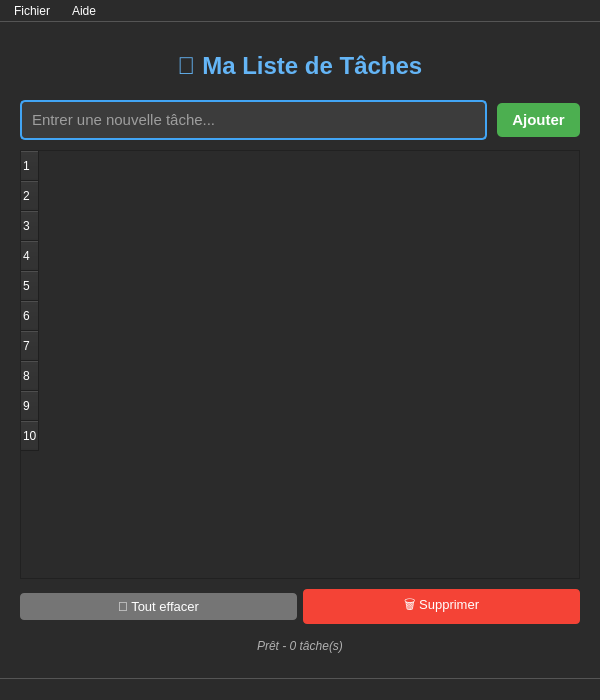
<?xml version="1.0" encoding="UTF-8"?>
<ui version="4.0">
 <class>MainWindow</class>
 <widget class="QMainWindow" name="MainWindow">
  <property name="geometry">
   <rect>
    <x>0</x>
    <y>0</y>
    <width>600</width>
    <height>700</height>
   </rect>
  </property>
  <property name="windowTitle">
   <string>Ma TodoList</string>
  </property>
  <property name="styleSheet">
   <string notr="true">QMainWindow {
    background-color: #2b2b2b;
    color: #ffffff;
}
QWidget {
    background-color: #2b2b2b;
    color: #ffffff;
}</string>
  </property>
  <widget class="QWidget" name="centralwidget">
   <layout class="QVBoxLayout" name="verticalLayout">
    <property name="spacing">
     <number>10</number>
    </property>
    <property name="leftMargin">
     <number>20</number>
    </property>
    <property name="topMargin">
     <number>20</number>
    </property>
    <property name="rightMargin">
     <number>20</number>
    </property>
    <property name="bottomMargin">
     <number>20</number>
    </property>
    <item>
     <widget class="QLabel" name="titleLabel">
      <property name="font">
       <font>
        <pointsize>18</pointsize>
        <bold>true</bold>
       </font>
      </property>
      <property name="styleSheet">
       <string notr="true">color: #64b5f6; margin: 10px;</string>
      </property>
      <property name="text">
       <string>📝 Ma Liste de Tâches</string>
      </property>
      <property name="alignment">
       <set>Qt::AlignmentFlag::AlignCenter</set>
      </property>
     </widget>
    </item>
    <item>
     <layout class="QHBoxLayout" name="inputLayout">
      <item>
       <widget class="QLineEdit" name="taskInput">
        <property name="font">
         <font>
          <pointsize>11</pointsize>
         </font>
        </property>
        <property name="styleSheet">
         <string notr="true">QLineEdit {
    padding: 8px; 
    border: 2px solid #42a5f5; 
    border-radius: 5px;
    background-color: #3c3c3c;
    color: #ffffff;
    selection-background-color: #42a5f5;
}
QLineEdit:focus {
    border: 2px solid #64b5f6;
}</string>
        </property>
        <property name="placeholderText">
         <string>Entrer une nouvelle tâche...</string>
        </property>
       </widget>
      </item>
      <item>
       <widget class="QPushButton" name="addButton">
        <property name="enabled">
         <bool>true</bool>
        </property>
        <property name="font">
         <font>
          <pointsize>11</pointsize>
          <bold>true</bold>
         </font>
        </property>
        <property name="styleSheet">
         <string notr="true">QPushButton { 
    background-color: #4caf50; 
    color: white; 
    border: none; 
    padding: 8px 15px; 
    border-radius: 5px; 
}
QPushButton:hover { 
    background-color: #66bb6a; 
}
QPushButton:pressed { 
    background-color: #388e3c; 
}</string>
        </property>
        <property name="text">
         <string>Ajouter</string>
        </property>
       </widget>
      </item>
     </layout>
    </item>
    <item>
     <widget class="QTableWidget" name="taskList">
      <property name="dragDropMode">
       <enum>QAbstractItemView::DragDropMode::DragDrop</enum>
      </property>
      <property name="defaultDropAction">
       <enum>Qt::DropAction::MoveAction</enum>
      </property>
      <property name="rowCount">
       <number>10</number>
      </property>
      <row/>
      <row/>
      <row/>
      <row/>
      <row/>
      <row/>
      <row/>
      <row/>
      <row/>
      <row/>
     </widget>
    </item>
    <item>
     <layout class="QHBoxLayout" name="buttonLayout">
      <property name="spacing">
       <number>6</number>
      </property>
      <item>
       <widget class="QPushButton" name="clearAllButton">
        <property name="font">
         <font>
          <pointsize>10</pointsize>
         </font>
        </property>
        <property name="styleSheet">
         <string notr="true">QPushButton { 
    background-color: #757575; 
    color: white; 
    border: none; 
    padding: 6px 12px; 
    border-radius: 4px; 
}
QPushButton:hover { 
    background-color: #9e9e9e; 
}
QPushButton:pressed { 
    background-color: #616161; 
}</string>
        </property>
        <property name="text">
         <string>🔄 Tout effacer</string>
        </property>
       </widget>
      </item>
      <item>
       <widget class="QPushButton" name="deleteButton">
        <property name="font">
         <font>
          <pointsize>10</pointsize>
         </font>
        </property>
        <property name="styleSheet">
         <string notr="true">QPushButton { 
    background-color: #f44336; 
    color: white; 
    border: none; 
    padding: 6px 12px; 
    border-radius: 4px; 
}
QPushButton:hover { 
    background-color: #ef5350; 
}
QPushButton:pressed { 
    background-color: #d32f2f; 
}</string>
        </property>
        <property name="text">
         <string>🗑 Supprimer</string>
        </property>
       </widget>
      </item>
     </layout>
    </item>
    <item>
     <widget class="QLabel" name="statusLabel">
      <property name="font">
       <font>
        <pointsize>9</pointsize>
        <italic>true</italic>
       </font>
      </property>
      <property name="styleSheet">
       <string notr="true">color: #b0b0b0; margin: 5px;</string>
      </property>
      <property name="text">
       <string>Prêt - 0 tâche(s)</string>
      </property>
      <property name="alignment">
       <set>Qt::AlignmentFlag::AlignCenter</set>
      </property>
     </widget>
    </item>
   </layout>
  </widget>
  <widget class="QMenuBar" name="menubar">
   <property name="geometry">
    <rect>
     <x>0</x>
     <y>0</y>
     <width>600</width>
     <height>24</height>
    </rect>
   </property>
   <property name="styleSheet">
    <string notr="true">QMenuBar {
    background-color: #2b2b2b;
    color: #ffffff;
    border-bottom: 1px solid #555555;
}
QMenuBar::item {
    background-color: transparent;
    padding: 4px 8px;
}
QMenuBar::item:selected {
    background-color: #42a5f5;
    color: white;
}
QMenu {
    background-color: #3c3c3c;
    color: #ffffff;
    border: 1px solid #555555;
}
QMenu::item {
    padding: 6px 20px;
}
QMenu::item:selected {
    background-color: #42a5f5;
}
QMenu::separator {
    height: 1px;
    background-color: #555555;
    margin: 2px 0px;
}</string>
   </property>
   <widget class="QMenu" name="menuFichier">
    <property name="title">
     <string>Fichier</string>
    </property>
    <addaction name="actionNouveau"/>
    <addaction name="actionOuvrir"/>
    <addaction name="actionSauvegarder"/>
    <addaction name="separator"/>
    <addaction name="actionQuitter"/>
   </widget>
   <widget class="QMenu" name="menuAide">
    <property name="title">
     <string>Aide</string>
    </property>
    <addaction name="actionA_propos"/>
   </widget>
   <addaction name="menuFichier"/>
   <addaction name="menuAide"/>
  </widget>
  <widget class="QStatusBar" name="statusbar">
   <property name="styleSheet">
    <string notr="true">QStatusBar {
    background-color: #2b2b2b;
    color: #b0b0b0;
    border-top: 1px solid #555555;
}</string>
   </property>
  </widget>
  <action name="actionNouveau">
   <property name="text">
    <string>Nouveau</string>
   </property>
   <property name="shortcut">
    <string>Ctrl+N</string>
   </property>
  </action>
  <action name="actionOuvrir">
   <property name="text">
    <string>Ouvrir</string>
   </property>
   <property name="shortcut">
    <string>Ctrl+O</string>
   </property>
  </action>
  <action name="actionSauvegarder">
   <property name="text">
    <string>Sauvegarder</string>
   </property>
   <property name="shortcut">
    <string>Ctrl+S</string>
   </property>
  </action>
  <action name="actionQuitter">
   <property name="text">
    <string>Quitter</string>
   </property>
   <property name="shortcut">
    <string>Ctrl+Q</string>
   </property>
  </action>
  <action name="actionA_propos">
   <property name="text">
    <string>À propos</string>
   </property>
  </action>
 </widget>
 <resources/>
 <connections/>
</ui>
